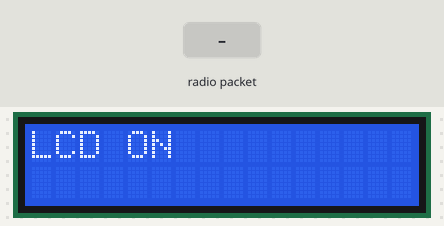
Simulated run of this sketch. Board: Arduino Uno, built with avr-gcc and run on an emulated ATmega328P. Shown: 16×2 character LCD. Inputs (shaded band) come from the test bench. No radio packets arrive unless stated; what the sketch prints to the serial monitor is not drawn.

Above: at 1.3 s.
1.4 s: radio packet "1" arrives
At 2.2 s:
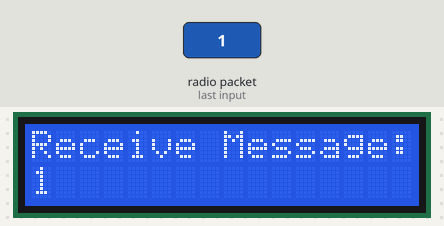
2.9 s: radio packet "0" arrives
At 3.4 s:
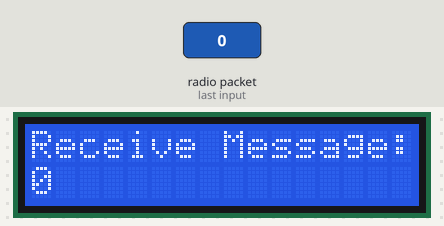
4.4 s: radio packet "2" arrives
At 5.7 s:
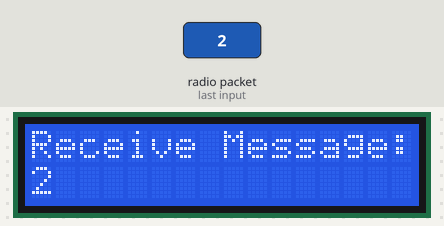
Timing chart, 0 to 7.4 s (numbered marks = the images above; inputs shaded):
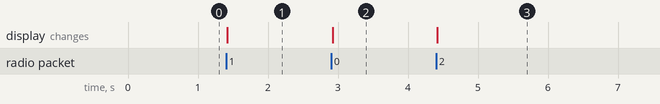

The sketch:

Reciever.ino
```cpp
///
///                 Arduino      SX1278_Lora
///                 GND----------GND   (ground in)
///                 3V3----------3.3V  (3.3V in)
/// interrupt 0 pin D2-----------DIO0  (interrupt request out)
///          SS pin D10----------NSS   (CS chip select in)
///         SCK pin D13----------SCK   (SPI clock in)
///        MOSI pin D11----------MOSI  (SPI Data in)
///        MISO pin D12----------MISO  (SPI Data out)
///

#include <SPI.h>
#include <RH_RF95.h>
#include <Wire.h>
#include <LiquidCrystal_I2C.h>

LiquidCrystal_I2C lcd(0x27,16,2);  // set the LCD address to 0x27 for a 16 chars and 2 line display

// Singleton instance of the radio driver
RH_RF95 SX1278;


void setup()
{
    Serial.begin(9600);
    while (!Serial) ; // Wait for serial port to be available
    if (!SX1278.init())
        Serial.println("init failed");lcd.init();                      // initialize the lcd
  lcd.init();
  // Print a message to the LCD.
  lcd.backlight();
   lcd.setCursor(0,0);
     lcd.print("LCD ON");
    // Defaults init are 434.0MHz, 13dBm, Bw = 125 kHz, Cr = 4/5, Sf = 128chips/symbol, CRC on
}

void loop()
{
    if (SX1278.available())
    {
        // Should be a message for us now
        uint8_t buf[RH_RF95_MAX_MESSAGE_LEN];
        uint8_t len = sizeof(buf);
        if (SX1278.recv(buf, &len))
        {
            //RH_RF95::printBuffer("request: ", buf, len);
            lcd.clear();
            lcd.setCursor(0,0);
            Serial.print("Receive Message: ");
            lcd.print("Receive Message: ");
            lcd.setCursor(0,1);
            lcd.print((char*)buf);
            //Serial.print("RSSI: ");
            //Serial.println(SX1278.lastRssi(), DEC);
            // Send a reply
        }
        else
        {
            Serial.println("recv failed");
        }
    }
}
```

Measured:
- after the input at 1.4 s, the display: changes at once (image 1)
- after the input at 2.9 s, the display: changes at once (image 2)
- after the input at 4.4 s, the display: changes at once (image 3)
